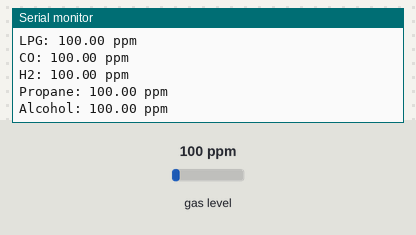
Recording of a sketch running on a simulated Arduino Uno, built with avr-gcc and run on an emulated ATmega328P. Parts: the last lines printed to the serial monitor. The inputs (shaded band) are chosen by the test bench; at power-on: gas level 100 ppm.

Above: at 1.2 s.
1.3 s: gas level set to 20 ppm
At 2.6 s:
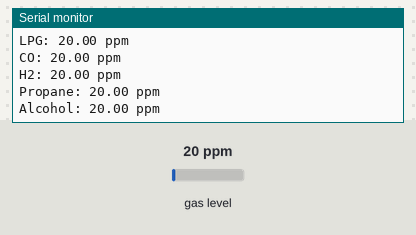
2.8 s: gas level set to 250 ppm
At 4.0 s:
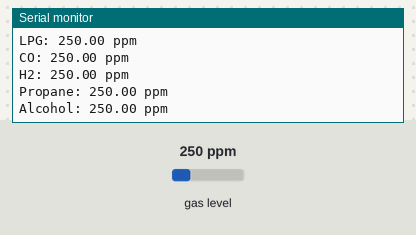
Timing chart, 0 to 5.8 s (numbered marks = the images above; inputs shaded):
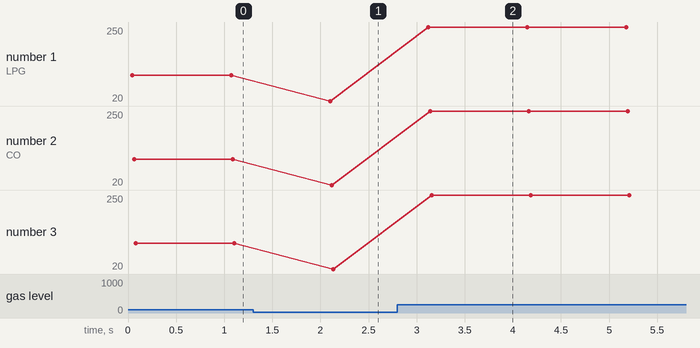

The sketch:

mq2_data_reader_updated.ino
```cpp
#include <MQUnifiedsensor.h>

// Настройки датчика
#define Board "Arduino UNO"
#define Pin A1  // Аналоговый вход
#define Voltage_Resolution 5
#define ADC_Bit_Resolution 10
#define RatioMQ2CleanAir 9.83  // Отношение RS / R0 в чистом воздухе для MQ-2

// Инициализация датчика MQ-2
MQUnifiedsensor MQ2(Board, Voltage_Resolution, ADC_Bit_Resolution, Pin, "MQ-2");

void setup() {
  Serial.begin(9600); // Инициализация серийного порта

  // Установка модели для расчета концентрации PPM и значений коэффициентов
  MQ2.setRegressionMethod(1); // PPM = a * ratio^b

  // Настройка коэффициентов для каждого газа
  MQ2.setA(574.25); MQ2.setB(-2.222); // LPG
  MQ2.setA(36974); MQ2.setB(-3.109); // CO
  MQ2.setA(987.99); MQ2.setB(-2.162); // H2
  MQ2.setA(658.71); MQ2.setB(-2.168); // Propane
  MQ2.setA(3616.1); MQ2.setB(-2.675); // Alcohol
  MQ2.setA(3616.1); MQ2.setB(-2.675); // Butane (можно заменить коэффициенты на точные для Butane)

  // Инициализация и калибровка датчика
  MQ2.init();

  Serial.print("Calibrating, please wait.");
  float calcR0 = 0;
  for(int i = 1; i <= 10; i++) {
    MQ2.update();
    calcR0 += MQ2.calibrate(RatioMQ2CleanAir);
    Serial.print(".");
  }
  MQ2.setR0(calcR0 / 10);
  Serial.println(" done!");

  // Проверка значений R0
  if(isinf(calcR0)) {
    Serial.println("Warning: Connection issue, R0 is infinite (Open circuit detected) please check your wiring and supply");
    while(1);
  }
  if(calcR0 == 0) {
    Serial.println("Warning: Connection issue found, R0 is zero (Analog pin shorts to ground) please check your wiring and supply");
    while(1);
  }
}

void loop() {
  MQ2.update(); // Обновляем данные с датчика

  // Расчет концентраций газов
  MQ2.setA(574.25); MQ2.setB(-2.222); // LPG
  float lpg_concentration = MQ2.readSensor();
  Serial.print("LPG: ");
  Serial.print(lpg_concentration);
  Serial.println(" ppm");

  MQ2.setA(36974); MQ2.setB(-3.109); // CO
  float co_concentration = MQ2.readSensor();
  Serial.print("CO: ");
  Serial.print(co_concentration);
  Serial.println(" ppm");

  MQ2.setA(987.99); MQ2.setB(-2.162); // H2
  float h2_concentration = MQ2.readSensor();
  Serial.print("H2: ");
  Serial.print(h2_concentration);
  Serial.println(" ppm");

  MQ2.setA(658.71); MQ2.setB(-2.168); // Propane
  float propane_concentration = MQ2.readSensor();
  Serial.print("Propane: ");
  Serial.print(propane_concentration);
  Serial.println(" ppm");

  MQ2.setA(3616.1); MQ2.setB(-2.675); // Alcohol
  float alcohol_concentration = MQ2.readSensor();
  Serial.print("Alcohol: ");
  Serial.print(alcohol_concentration);
  Serial.println(" ppm");

  delay(1000); // Задержка между измерениями
}
```

Measured:
- after the input at 1.3 s, the serial monitor: prints a new line after 0.80 s (image 1)
- after the input at 2.8 s, the serial monitor: prints a new line after 0.32 s (image 2)
- plotted number 1: 100 → 20 after the input at 1.3 s, 20 → 250 after the input at 2.8 s
- plotted number 2: 100 → 20 after the input at 1.3 s, 20 → 250 after the input at 2.8 s
- plotted number 3: 100 → 20 after the input at 1.3 s, 20 → 250 after the input at 2.8 s
